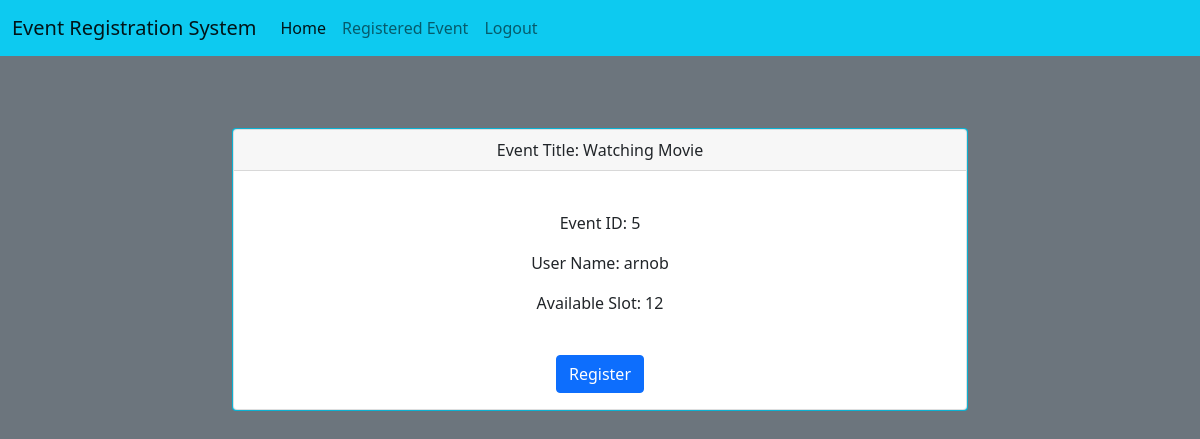
Page /events/dashboard/5 (signed in) on the committed database.
### events/models.py (models this page shows)
class Event(models.Model):
    title = models.CharField(max_length=100)
    description = models.CharField(max_length=200)
    event_date = models.DateField()
    event_time = models.TimeField(max_length=150)
    location_name = models.CharField(max_length=150)
    slot = models.IntegerField()
    created_at = models.DateTimeField(auto_now_add=True)

### event_registration/views.py (the view)
# urls.py: path('dashboard/<int:id>', views.event_registration_page, name='user_dashboard'),
def event_registration_page(request, id):
    reg_event = RegisteredEvent.objects.all().values()
    event = Event.objects.get(pk=id)
    template = loader.get_template('event_registration.html')
    context = {
        "reg_event": reg_event,
        "event": event,
    }
    return HttpResponse(template.render(context, request))

### event_registration/templates/event_registration.html (shortened to what this page needs)
{% extends "master.html" %}
{% block content %}
{% include "navbar.html" %}
{% if user.is_authenticated %}
<br>
<br>
<div class="container mt-4">
    <div class="row">
        <div class="col-md-8 offset-md-2">
            <div class="card bg-info">
                <div class="card text-center">
                    <div class="card-header">
                        Event Title:  {{ event.title }}
                    </div>
                    <br>
                    <div class="card-body">
                        <form method="POST" action="/events/add_registration/">
                            <p class="card-text">Event ID: {{ event.id }}</p>
                            <p class="card-text">User Name: {{ user.username }}</p>
                            <p class="card-text">Available Slot: {{ event.slot }}</p>
                            <br>
                            {% if event.slot > 0 %}
                                <button type="submit" class="btn btn-primary">Register</button>
                            {% else %}
                                <p class="btn btn-danger">Sorry, There is no slot for registration!</p>
                            {% endif %}
                        </form>
                    </div>
                </div>
</div>
</div>
</div>
</div>
{% else %}
  <h1>Sorry! You must be logged in to view this page...</h1>
  <a class="nav-link" href="/members/login_user/">Login</a>
{% endif %}
{% endblock %}

### rows in the picture
Event: title "Watching Movie", id "5", slot "12"

### other values in the picture
{{ user.username }} "arnob"
